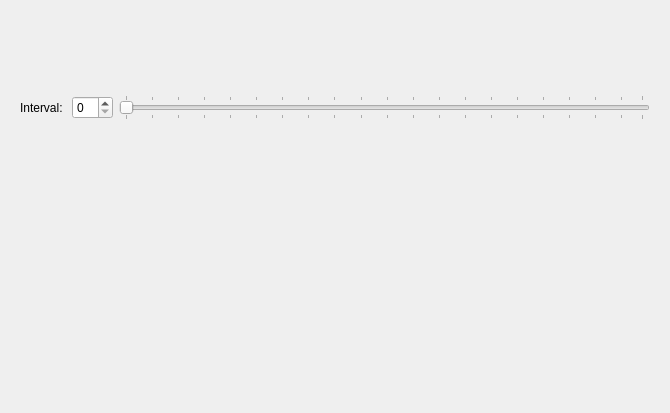
<?xml version="1.0" encoding="UTF-8"?>
<ui version="4.0">
 <class>Plot2D3D</class>
 <widget class="QWidget" name="Plot2D3D">
  <property name="geometry">
   <rect>
    <x>0</x>
    <y>0</y>
    <width>670</width>
    <height>413</height>
   </rect>
  </property>
  <property name="windowTitle">
   <string>Plot 2D/3D</string>
  </property>
  <layout class="QGridLayout" name="gridLayout_3">
   <item row="0" column="0">
    <widget class="QWidget" name="widget_2" native="true">
     <layout class="QGridLayout" name="gridLayout">
      <item row="0" column="0">
       <widget class="QLabel" name="label">
        <property name="text">
         <string>Interval: </string>
        </property>
       </widget>
      </item>
      <item row="0" column="1">
       <widget class="QSpinBox" name="spinBox_interval"/>
      </item>
      <item row="0" column="2">
       <widget class="QSlider" name="slider_interval">
        <property name="orientation">
         <enum>Qt::Horizontal</enum>
        </property>
        <property name="tickPosition">
         <enum>QSlider::TicksBothSides</enum>
        </property>
        <property name="tickInterval">
         <number>5</number>
        </property>
       </widget>
      </item>
     </layout>
    </widget>
   </item>
   <item row="1" column="0">
    <widget class="QWidget" name="widget" native="true">
     <layout class="QGridLayout" name="gridLayout_2"/>
    </widget>
   </item>
  </layout>
 </widget>
 <resources/>
 <connections/>
</ui>
